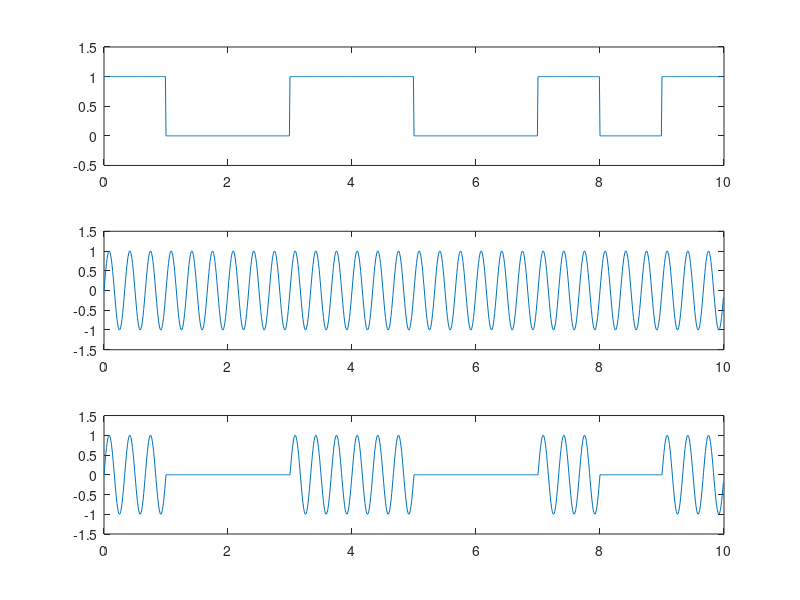
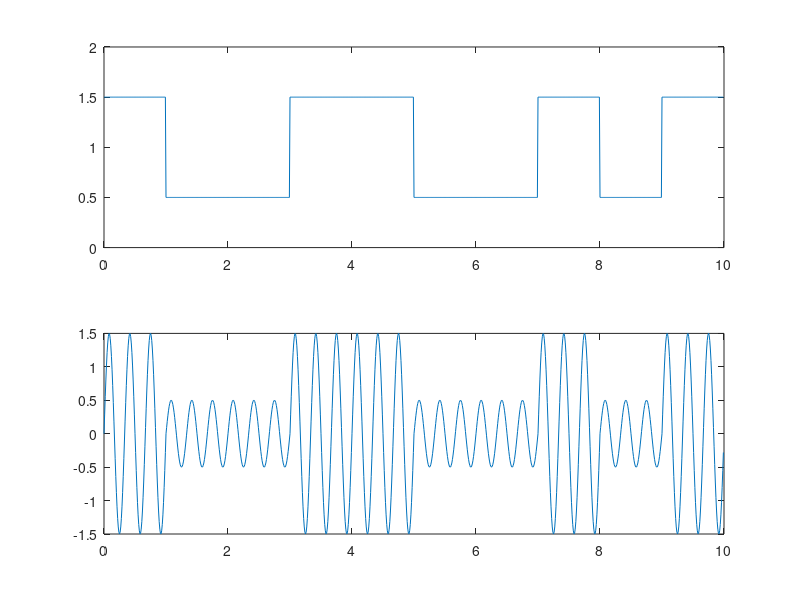

Recreate these plots in MATLAB, in order.
% generate OOK signal by multiplying a NRZ unipolar signal with a carrier
N = 10;     % number of bits to be generated
fc = 3;
bk = [ 1 0 0 1 1 0 0 1 0 1 ]; % = rand(1,N)>0.5;
res = 100;  % time resolution
bt = [];    % make signal in time
for k=1:length(bk)
    if(bk(k)==1) bt = [bt ones(1,res)];
    else bt = [bt zeros(1,res)];
    end
end
t = 0:1/res:(N-1/res);
figure(1)
subplot(3,1,1)
plot(t, bt); axis([0 N -0.5 1.5]);
carrier = sin(2*pi*fc*t);
subplot(3,1,2);
plot(t, carrier); axis([0 N -1.5 1.5]);
ook = bt.*carrier;
subplot(3,1,3);
plot(t,ook); axis([0 N -1.5 1.5]);
% raise the levels in NRZ unipolar signal
btr = bt + 0.5;
figure(2)
subplot(2,1,1); plot(t, btr); axis([0 N 0 2]);
ask = btr.*carrier;
subplot(2,1,2); plot(t, ask);
